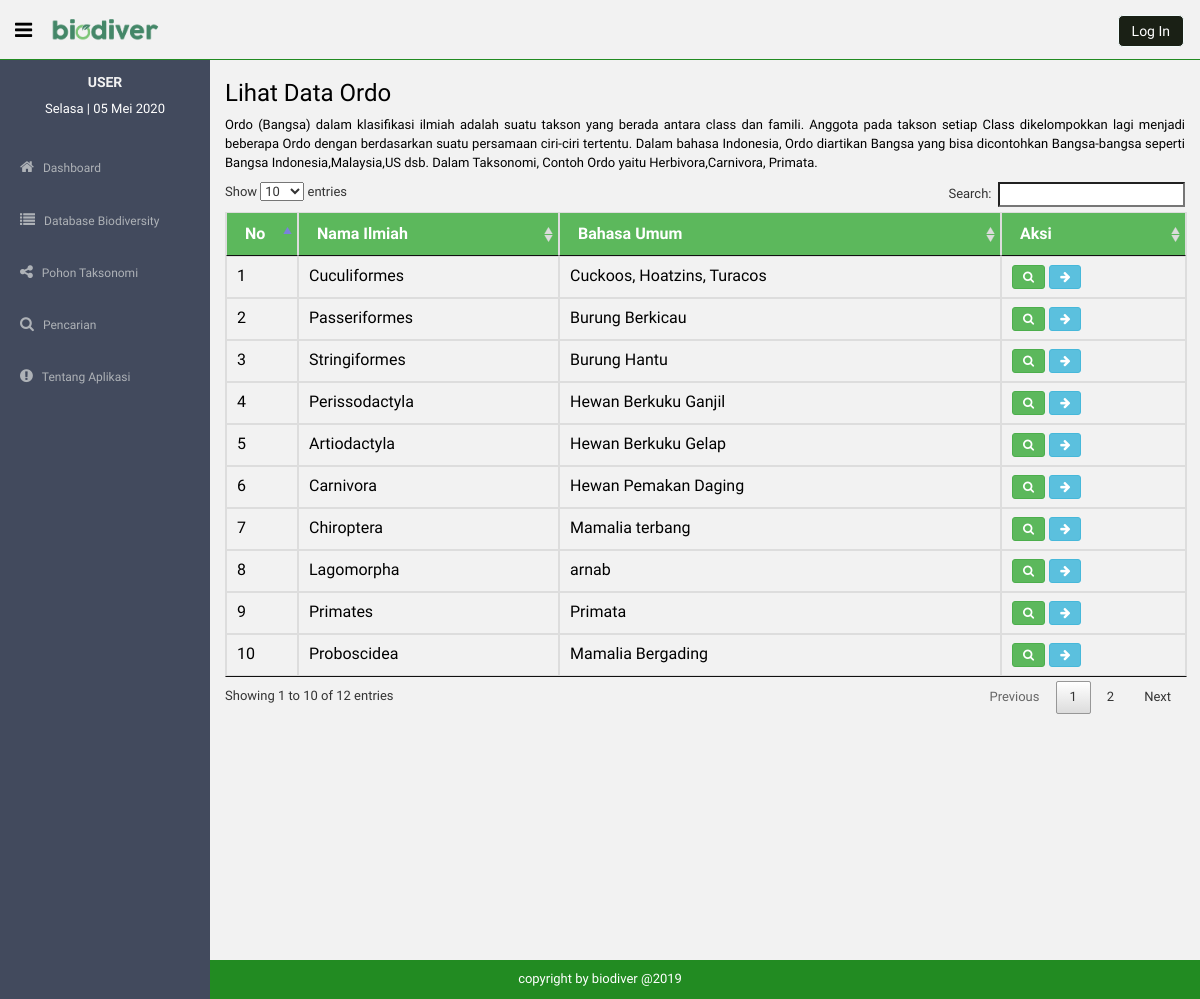
/TugasAkhir/LihatData/ordo, run on the app's committed database.
### tables this page shows
CREATE TABLE `tb_ordo` (
  `id_ordo` int(11) NOT NULL,
  `nama_latin` varchar(60) DEFAULT NULL,
  `nama_umum` varchar(60) DEFAULT NULL,
  `ciri_ciri` varchar(500) DEFAULT NULL,
  `keterangan` varchar(500) DEFAULT NULL,
  `gambar` varchar(100) DEFAULT NULL,
  `id_class` int(11) DEFAULT NULL
);

### application/controllers/TugasAkhir.php (called while the page is built, shortened)
<?php
class TugasAkhir extends CI_Controller {
	function __construct(){
		$this->load->model('Mymodel');
	}
	public function LihatData($view)
	{
		$data["tglhariini"] = date('d-m-Y');
		$data["nohari"] = date('w');
		list($data["tgl"],$data["bln"], $data["thn"])=explode("-",$data["tglhariini"]);
		$data['level'] = $this->session->userdata('level');
		switch ($view) {
			case 'ordo':
				$order = array('id_class','nama_latin');
				$data['ordo'] = $this->Mymodel->getOrder('tb_ordo',$order,'ASC')->result_array();
				$data['pesan'] = $this->session->flashdata('pesan');
				$this->load->view('lihatdata/dataordo', $data);
			break;
		}
	}
}
?>

### index.php (called while the page is built, shortened)
<?php
require_once BASEPATH.'core/CodeIgniter.php';

### application/helpers/MY_date_helper.php (called while the page is built, shortened)
<?php
	function namabulan($nobulan="")
	{
		$abulan = array(
			"01"=>"Januari",
			"02"=>"Februari",
			"03"=>"Maret",
			"04"=>"April",
			"05"=>"Mei",
			"06"=>"Juni",
			"07"=>"Juli",
			"08"=>"Agustus",
			"09"=>"September",
			"10"=>"Oktober",
			"11"=>"November",
			"12"=>"Desember"
		);
	$anobulan = array_keys($abulan);
	$retval = (in_array($nobulan, $anobulan))?$abulan[$nobulan]:false;
	return $retval;
	};
	function namahari($nohari=-1)
	{
		$ahari = array("Minggu","Senin","Selasa","Rabu","Kamis","Jumat","Sabtu");
		$retval = (($nohari>=0)&&($nohari<=6))?$ahari[$nohari]:false;
		return $retval;
	}
?>

### application/models/mymodel.php (called while the page is built, shortened)
<?php
class Mymodel extends CI_Model{
	public function getOrder($table, &$order, $by){
		$i = 0;
		foreach ($order as $key) {
			$this->db->order_by($order[$i],$by);
			$i++;
		}
		return $this->db->get($table);
	}
}
?>

### application/views/lihatdata/dataordo.php (the view, shortened to what this page needs)
<html>
<head>
<?php $this->load->view('template/head'); ?>
</head>
<body>
<section id="container" >
<?php $this->load->view('template/header'); ?>
<?php $this->load->view('template/sidebar'); ?>
	<section id="main-content">
		<section class="wrapper site-min-height">
			<h3>Lihat Data Ordo</h3>
			<p style="text-align: justify;">Ordo (Bangsa) dalam klasifikasi ilmiah adalah suatu takson yang berada antara class dan famili. Anggota pada takson setiap Class dikelompokkan lagi menjadi beberapa Ordo dengan berdasarkan suatu persamaan ciri-ciri tertentu. Dalam bahasa Indonesia, Ordo diartikan Bangsa yang bisa dicontohkan Bangsa-bangsa seperti Bangsa Indonesia,Malaysia,US dsb. Dalam Taksonomi, Contoh Ordo yaitu Herbivora,Carnivora, Primata.</p>
			<div class="row">
				<div class="col-lg-12">
					<div class="row">
						<div class="col-lg-12 col-md-12 col-sm-12 table-responsive">
							<table class="table table-bordered tabeldata" id="">
							<thead>
							<tr>
								<th width="30px">No</th>
								<th>Nama Ilmiah</th>
								<th>Bahasa Umum</th>
								<th>Aksi</th>
							</tr>
							</thead>
							<tbody>
<?php
$no = 1;
foreach($ordo as $data):
?>
							<tr>
								<td width="50px"><?php echo $no; ?></td>
								<td><?php echo $data['nama_latin'] ?></td>
								<td><?php echo $data['nama_umum'] ?></td>
								<td>
									<button class="btn btn-sm btn-success" data-toggle="modal" data-target="<?php echo '#Modal'.$data['id_ordo']; ?>"><i class="fa fa-search"></i></button>
								<a href="<?php echo site_url()."/TugasAkhir/LihatDataById/ordo/".$data['id_ordo'] ?>" class="btn btn-sm btn-info"><i class="fa fa-arrow-right"></i></a>
								</td>
							</tr>
</div>
<?php $no++; endforeach;?>
		</section>
	</section>
<?php $this->load->view('template/footer.php'); ?>
</section>
</body>
</html>

### application/views/template/head.php (shortened to what this page needs)
<link href="<?php echo base_url(); ?>assets/css/bootstrap.css" rel="stylesheet">
<link href="<?php echo base_url(); ?>assets/font-awesome/css/font-awesome.css" rel="stylesheet" />
<link href="<?php echo base_url(); ?>assets/css/style.css" rel="stylesheet">
<link href="<?php echo base_url(); ?>assets/css/style-responsive.css" rel="stylesheet">
<link rel="stylesheet" type="text/css" href="<?php echo base_url(); ?>assets/css/css_baru.css">
<link rel="stylesheet" type="text/css" href="<?php echo base_url() ?>assets/DataTable/css/datatables.css">
<link rel="stylesheet" type="text/css" href="<?php echo base_url() ?>assets/bootstrap-datepicker/css/bootstrap-datepicker3.css">
<link rel="stylesheet" type="text/css" href="<?php echo base_url() ?>assets/select2/dist/css/select2.css">
<link rel="stylesheet" type="text/css" href="<?=base_url()?>assets/DataTable/css/rowReorder.dataTables.min.css">
<link rel="stylesheet" type="text/css" href="<?=base_url()?>assets/DataTable/css/responsive.dataTables.min.css">

### application/views/template/header.php
<?php $lev = $this->session->userdata('level'); ?>
      <header class="header black-bg" style="background: #f2f2f2">
        <div class="sidebar-toggle-box">
          <div class="fa fa-bars tooltips" data-placement="right" data-original-title="Toggle Navigation"></div>
        </div>
        <a href="<?php echo base_url(); ?>" class="logo">
            <img src="<?=base_url(). 'assets/img/logo.png' ?>" style="max-height: 30px" alt="">
        </a>
        <div class="top-menu">
          <ul class="nav pull-right top-menu">
            <?php if(isset($lev)) : ?>
              <li><a class="logout" href="<?php echo site_url(); ?>c_Login/Logout">Logout</a></li>
            <?php else : ?>
              <li><a class="logout" href="<?php echo site_url(); ?>c_Login/login">Log In</a></li>
            <?php endif ; ?>
          </ul>
        </div>
      </header>

### application/views/template/sidebar.php (shortened to what this page needs)
<?php $level = $this->session->userdata('level');
if (isset($level)) {
  $H5 = "ADMIN";
}
else{
  $H5 = "USER";
}
?>
<aside>
  <div id="sidebar"  class="nav-collapse ">
    <ul class="sidebar-menu" id="nav-accordion">
      <h5 class="centered"><?php echo $H5; ?></h5>
      <li class="centered" style="color: white">
        <?php echo namahari($nohari)." | ".$tgl." ".namabulan($bln)." ".$thn;  ?>
      </li>
      <li class="mt">
        <a href="<?php echo site_url(); ?>">
          <i class="fa fa-home"></i>
          <span>Dashboard</span>
        </a>
      </li>
      <?php if($level!='kepala'): ?>
      <li class="sub-menu">
        <a href="javascript:;" >
          <i class="fa fa-list"></i>
          <span>Database Biodiversity</span>
        </a>
      </li>
      <li class="sub-menu">
        <a href="<?php echo site_url('TugasAkhir/taksonomi') ?>">
          <i class="fa fa-share-alt"></i>
          <span>Pohon Taksonomi</span>
        </a>
      </li>
      <li class="sub-menu">
        <a href="<?php echo site_url('TugasAkhir/pencarian') ?>">
          <i class="fa fa-search"></i>
          <span>Pencarian</span>
        </a>
      </li>
      <?php endif; ?>
       <li class="sub-menu">
        <a href="<?php echo site_url('TugasAkhir/about') ?>">
          <i class="fa fa-exclamation-circle"></i>
          <span>Tentang Aplikasi</span>
        </a>
      </li>
    </ul>
  </div>
</aside>

### application/views/template/footer.php (shortened to what this page needs)
<footer class="site-footer">
  <div class="text-center">
  copyright by biodiver @2019
  </div>
</footer>

### assets/css/style.css (style rules this page uses)
body { color: #797979; background: #f2f2f2; font-family: 'Ruda', sans-serif; padding: 0px !important; margin: 0px !important; font-size:13px; }
ul li { list-style: none; }
a, a:hover, a:focus { text-decoration: none; outline: none; }
#container { width: 100%; height: 100%; }
.centered { text-align: center; }
.mt { margin-top: 25px; }
ul.top-menu > li > .logout { color: #f2f2f2; font-size: 12px; border-radius: 4px; -webkit-border-radius: 4px; border: 1px solid #64c3c2 !important; padding: 5px 15px; margin-right: 15px; background: #68dff0; margin-top: 15px; }
#sidebar { width: 210px; height: 100%; position: fixed; background: #424a5d; }
#sidebar h5 { color: #f2f2f2; font-weight: 700; }
#sidebar ul li { position: relative; }
ul.sidebar-menu , ul.sidebar-menu li ul.sub { margin: -2px 0 0; padding: 0; }
ul.sidebar-menu { margin-top: 75px; }
ul.sidebar-menu li { margin-bottom: 5px; margin-left:10px; margin-right:10px; }
ul.sidebar-menu li.sub-menu { line-height: 15px; }
ul.sidebar-menu li a span { display: inline-block; }
ul.sidebar-menu li a { color: #aeb2b7; text-decoration: none; display: block; padding: 15px 0 15px 10px; font-size: 12px; outline: none; -webkit-transition: all 0.3s ease; -moz-transition: all 0.3s ease; -o-transition: all 0.3s ease; -ms-transition: all 0.3s ease; transition: all 0.3s ease; }
ul.sidebar-menu li a i { font-size: 15px; padding-right: 6px; }
#main-content { margin-left: 210px; }
.header, .footer { min-height: 60px; padding: 0 15px; }
.header { position: fixed; left: 0; right: 0; z-index: 1002; }
.black-bg { background: #ffd777; border-bottom: 1px solid #c9aa5f; }
.wrapper { display: inline-block; margin-top: 60px; padding-left: 15px; padding-right: 15px; padding-bottom: 15px; padding-top: 0px; width: 100%; }
a.logo { font-size: 20px; color: #ffffff; float: left; margin-top: 15px; text-transform: uppercase; }
#top_menu .nav > li, ul.top-menu > li { float: left; }
ul.top-menu > li > a { color: #666666; font-size: 16px; border-radius: 4px; -webkit-border-radius: 4px; border:1px solid #666666 !important; padding: 2px 6px; margin-right: 15px; }
.sidebar-toggle-box { float: left; padding-right: 15px; margin-top: 20px; }
.sidebar-toggle-box .fa-bars { cursor: pointer; display: inline-block; font-size: 20px; }
.site-footer { background: #68dff0; color: #fff; padding: 10px 0; }
.site-min-height { min-height: 900px; }

### assets/css/css_baru.css (style rules this page uses)
.black-bg { background: #228B22; border-bottom: 1px solid #228B22; }
ul.top-menu > li > .logout { color: #ffffff; font-size: 14px; border-radius: 4px; -webkit-border-radius: 5px; border: 0.5px solid #f1fbfb !important; padding: 5px 13px; margin-right: 1px; background: #1a2015; margin-top: 15px; }
body { color: #000000; }
.site-footer { background: #228b22; color: #fff; padding: 10px 0; }

### assets/DataTable/css/datatables.css (style rules this page uses)
table.dataTable { width: 100%; margin: 0 auto; clear: both; border-collapse: separate; border-spacing: 0; }
table.dataTable thead th, table.dataTable tfoot th { font-weight: bold; }
table.dataTable thead th, table.dataTable thead td { padding: 10px 18px; border-bottom: 1px solid #111; background: #5cb85c; color: white; }
table.dataTable thead .sorting, table.dataTable thead .sorting_asc, table.dataTable thead .sorting_desc, table.dataTable thead .sorting_asc_disabled, table.dataTable thead .sorting_desc_disabled { cursor: pointer; *cursor: hand; background-repeat: no-repeat; background-position: center right; }
table.dataTable thead .sorting { background-image: url("DataTables-1.10.18/images/sort_both.png"); }
table.dataTable thead .sorting_asc { background-image: url("DataTables-1.10.18/images/sort_asc.png"); }
table.dataTable tbody tr { background-color: transparent; }
table.dataTable tbody th, table.dataTable tbody td { padding: 8px 10px; }
table.dataTable.no-footer { border-bottom: 1px solid #111; }
table.dataTable, table.dataTable th, table.dataTable td { box-sizing: content-box; }

### application/views/template/footer.php (style rules this page uses)
.site-footer { background: #228b22; color: #fff; padding: 10px 0; }

### data on the page
tb_ordo: nama_latin "Cuculiformes", nama_umum "Cuckoos, Hoatzins, Turacos"
tb_ordo: nama_latin "Passeriformes", nama_umum "Burung Berkicau"
tb_ordo: nama_latin "Stringiformes", nama_umum "Burung Hantu"
tb_ordo: nama_latin "Perissodactyla", nama_umum "Hewan Berkuku Ganjil"
tb_ordo: nama_latin "Artiodactyla", nama_umum "Hewan Berkuku Gelap"
tb_ordo: nama_latin "Carnivora", nama_umum "Hewan Pemakan Daging"
tb_ordo: nama_latin "Chiroptera", nama_umum "Mamalia terbang"
tb_ordo: nama_latin "Lagomorpha", nama_umum "arnab"
tb_ordo: nama_latin "Primates", nama_umum "Primata"
tb_ordo: nama_latin "Proboscidea", nama_umum "Mamalia Bergading"

### other printed values
$H5 "USER"
namahari($nohari) "Selasa"
$tgl "05"
namabulan($bln) "Mei"
$thn "2020"
